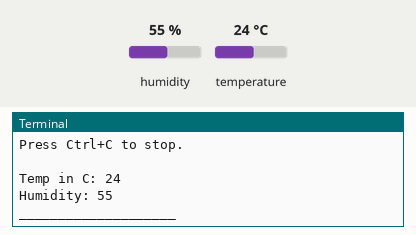
This program was run on a simulated Raspberry Pi (BCM pin numbers). On the bench: the last lines printed to the terminal. Inputs (shaded band) come from the test bench; at power-on: humidity 55 %, temperature 24 °C. Databases and web services accept everything at once and return nothing.

Above: at 1.2 s.
1.3 s: humidity set to 22 %
At 2.9 s:
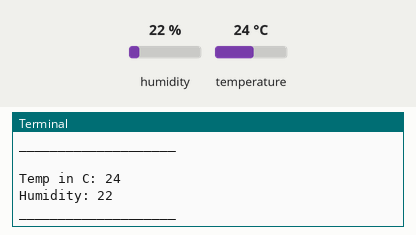
4.3 s: temperature set to 12 °C
At 5.3 s:
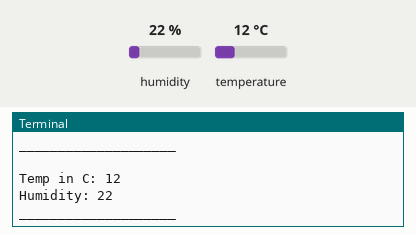
7.3 s: humidity set to 40 %
At 10.2 s:
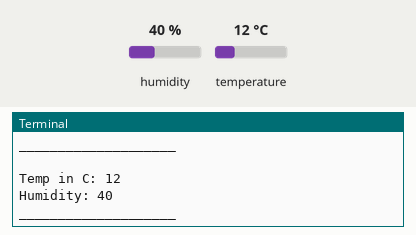
Timing chart, 0 to 11.7 s (numbered marks = the images above; inputs shaded):
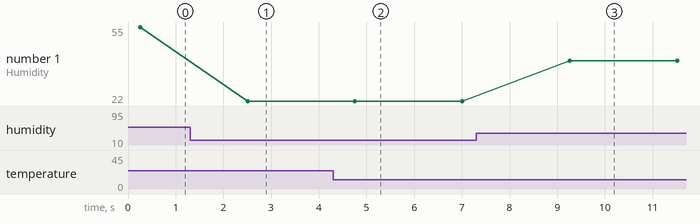

The program:

influxdb.py
```python
"""
AIPI 590
WEEK 4 - LAB 4
___________________
DHT11 SENSOR DATA STREAMING TO INFLUXDB

- Clone this code to your Raspberry Pi
- Complete the required function to log data to InfluxDB
- Push back to Edstem with Git

"""

import influxdb_client
import os
import time
from influxdb_client import InfluxDBClient, Point, WritePrecision
from influxdb_client.client.write_api import SYNCHRONOUS
import adafruit_dht
import board
from datetime import datetime

"""
DHT11 CONFIGURATION:
The SENSOR_PIN variable will point to the GPIO pin
using the Adafruit 'board' library. The pin number will be preceeded with 'D'
Then create a variable for the sensor.
"""
SENSOR_PIN = 26
sensor = adafruit_dht.DHT11(board.D26)

"""
INFLUX DB CONFIGURATION:
Configure variables for your
- InfluxDB token (should be stored as an environment variable)
- Configured ORG name
- Your VM URL
- Configured Buckett name
"""

INFLUXDB_TOKEN = os.environ.get("INFLUXDB_TOKEN")
INFLUXDB_ORG = "aipi_class"
INFLUXDB_URL = "http://vcm-46240.vm.duke.edu:8086"
INFLUXDB_BUCKET = "stuff"

"""
API CONFIGURATION:
Initialize the InfluxDBCLient using the URL, Token and Org variables
"""
write_client = influxdb_client.InfluxDBClient(url=INFLUXDB_URL, token=INFLUXDB_TOKEN, org=INFLUXDB_ORG)
write_api = write_client.write_api(write_options=SYNCHRONOUS)

"""
SOLUTION FUNCTION:
# ADD YOUR SOLUTION TO THE DESIGNATED AREA
# DO NOT ALTER THE SURROUNDING CODE
"""


def log_to_influxdb():
    """
    Logs temperature and humidity data to InfluxDB.
    - Capture the humidity from the sensor as a variable
    - Capture the temperature from the sensor as a variable
    - Check to see if the variables are None.
    - If not, print out the variable contents and log to InfluxDB
        - Create a data point for InfluxDB
        - Use the 'write_api.write' method to log it.
    """
    ### BEGIN SOLUTION ###

    while True:
        temp_c = sensor.temperature
        humidity = sensor.humidity
        if humidity is not None and temp_c is not None:
            print(f'\nTemp in C: {temp_c}\nHumidity: {humidity}\n____________________')
            point = (
                Point("indoor1")
                .tag("dht11", "class")
                .field("temp", temp_c)
                .field("humidity", humidity)
            )
            write_api.write(bucket=INFLUXDB_BUCKET, org=INFLUXDB_ORG, record=point)
        else:
            print("Sensor failure. Check wiring.")
        time.sleep(2)

    ### END SOLUTION ###


"""
TEST FUNCTION:
DO NOT REMOVE OR EDIT
ANY CODE BELOW THIS LINE
___________________
"""


def main():
    """
    Main function to read data from the DHT11 sensor and log it to InfluxDB.
    """
    print("Starting DHT11 Sensor Data Logging to InfluxDB...")
    print("Press Ctrl+C to stop.")

    try:
        while True:
            try:
                log_to_influxdb()

            except RuntimeError as e:
                # Handle intermittent sensor reading errors
                print(f"Sensor reading error: {e}")

            # Wait before the next reading
            time.sleep(2)

    except KeyboardInterrupt:
        print("Exiting program. Goodbye!")
    finally:
        sensor.exit()


# Run the main function
if __name__ == "__main__":
    main()
```

Measured:
- after the input at 1.3 s, the terminal: prints a new line after 1.2 s (image 1)
- after the input at 4.3 s, the terminal: prints a new line after 0.46 s (image 2)
- after the input at 7.3 s, the terminal: prints a new line after 2.0 s (image 3)
- plotted number 1: 55 → 22 after the input at 1.3 s, 22 → 40 after the input at 7.3 s
